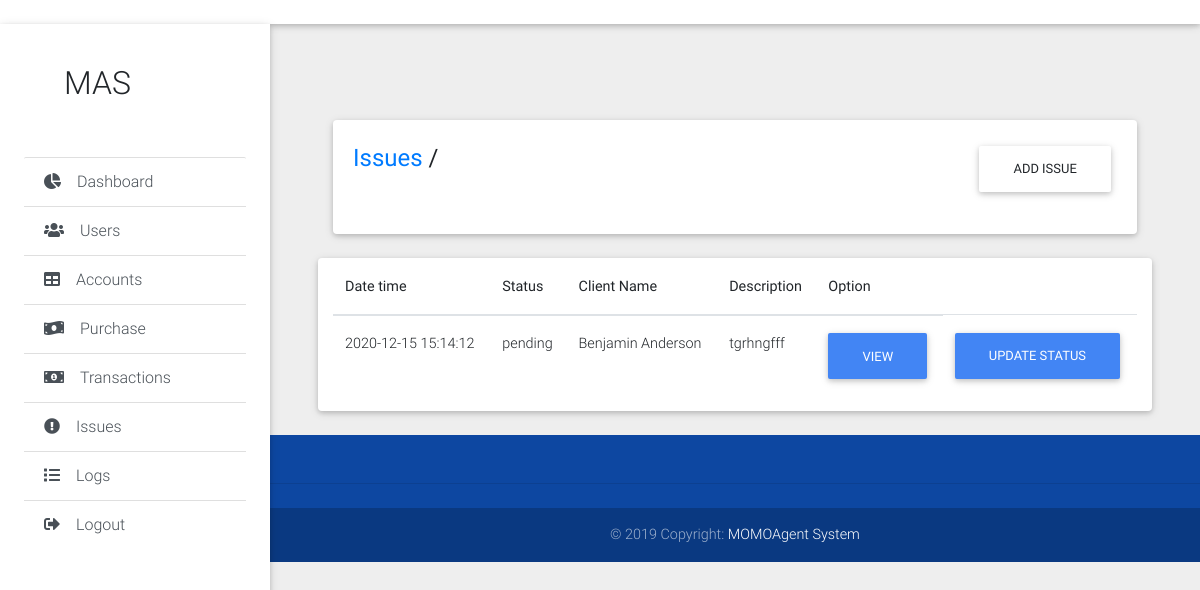
The app's page /admin/issues.php, older data.
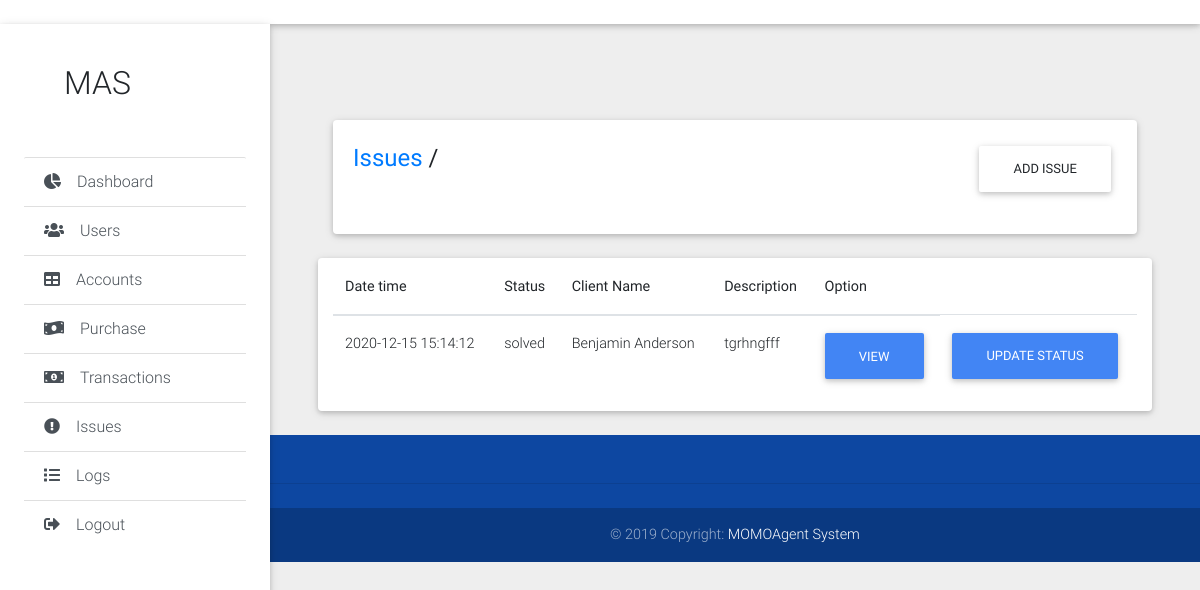
The same page, newer data.
### tables this page shows
CREATE TABLE `issues` (
  `issueid` int(11) NOT NULL,
  `empid` int(11) NOT NULL,
  `issue_description` text NOT NULL,
  `client_name` varchar(55) NOT NULL,
  `client_number` varchar(11) NOT NULL,
  `comment` text DEFAULT NULL,
  `status` varchar(10) NOT NULL,
  `timetsamp` timestamp NOT NULL DEFAULT current_timestamp()
);

### admin/issues.php (the view, shortened to what this page needs)
<!DOCTYPE html>
<html lang="en">
<?php include_once 'static/head.php';
include_once("../db.php");
$result = $pdo->query("SELECT * FROM issues");
?>
<body class="grey lighten-3">
  <header>
<?php include_once 'static/navbar.php'; ?>
<?php include_once 'static/sidebar.php'; ?>
  </header>
  <main class="pt-5 mx-lg-5">
    <div class="container-fluid mt-5">
      <div class="card mb-4 wow fadeIn">
        <div class="card-body d-sm-flex justify-content-between">
          <h4 class="mb-2 mb-sm-0 pt-1">
            <a href="#" >Issues</a>
            <span>/</span>
          </h4>
          <p><a href="addissue.php" class="btn">Add Issue</a></p>
        </div>
      </div>
      <div class="row card wow fadeIn">
        <div class="col">
          <table class="table table-hover">
            <thead class="table-black">
              <tr>
                <th>Date time</th>
                <th>Status</th>
                <th>Client Name</th>
                <th>Description</th>
                <th>Option</th>
              </tr>
            </thead>
            <tbody>
              <?php
                while($row = $result->fetch(PDO::FETCH_ASSOC)) {
                  echo "<tr>";
                  echo "<td>".$row['timetsamp']."</td>";
                  echo "<td>".$row['status']."</td>";
                  echo "<td>".$row['client_name']."</td>";
                  echo "<td>".$row['issue_description']."</td>";
                  echo "<td> <a href='issue.php?id=".$row['issueid']."' class='btn btn-primary'>View</a></td>";
                  echo "<td> <a href='updateissue.php?id=".$row['issueid']."' class='btn btn-primary'>update status</a></td>";
                 ?>
              <?php } ?>
            </tbody>
          </table>
        </div>
      </div>
    </div>
  </main>
<?php include_once 'static/footer.php'; ?>
</body>
</html>

Row changes from the older to the newer data that the page shows:
changed issues "Benjamin Anderson": status "pending" → "solved"
